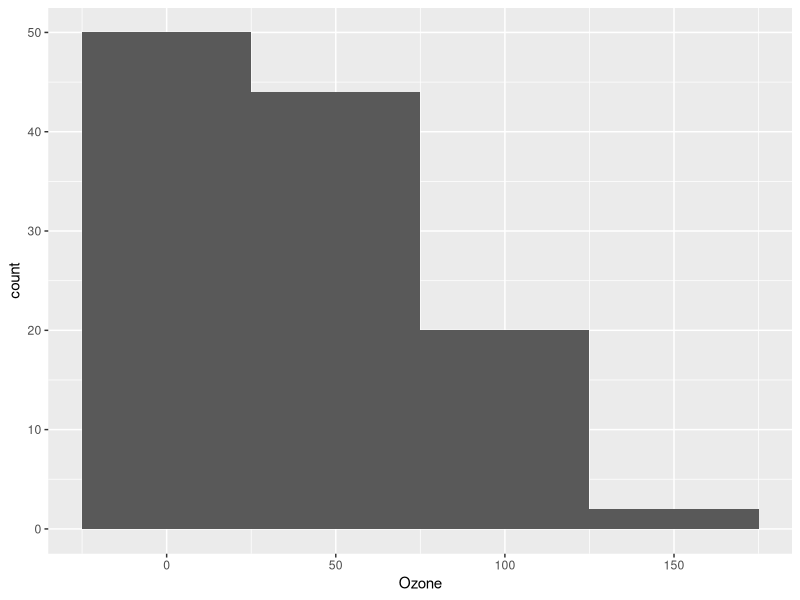

Here is the R script that generated this plot: (Note: this script raises an error after producing the figure.)
rm(list = ls())
library(datasets)
library(ggplot2)

data(airquality)


p7 <- ggplot(airquality, aes(x = Ozone)) +
  geom_histogram(binwidth = 50)
p7



consump_df2 <- consump_df2 %>%
  mutate(frac=ifelse(frac==1,0.94,frac))


data <- data.frame(number = c(5, 10, 11 ,12,12,12,13,15,15))
ggplot(data,aes(x = number)) + geom_histogram(binwidth = 0.5)

# Here is a trick with the tick label to get the bar align on the left.. But if you add other data, you need to shift them also

ggplot(data,aes(x = number)) + 
  geom_histogram(binwidth = 1) + 
  scale_x_continuous(
    breaks=seq(0.5, 15.5, 1), 
    #show x-ticks align on the bar (0.25 before the value, half of the binwidth) 
    labels = 1:16 #change tick label to get the bar x-value
  )



#binwidth = 1, breaks=seq(0.5,15.5, 1)

binwidth = .2


ggplot(consump_df2, aes(x = frac)) + 
  geom_histogram(binwidth = binwidth) + 
  scale_x_continuous(
    breaks=seq(-0.2, 1, binwidth), 
    #show x-ticks align on the bar (0.25 before the value, half of the binwidth) 
    labels = seq(-0.2, 1, binwidth) #change tick label to get the bar x-value
  )


breaks<- seq(0,100,20)
  
ggplot(consump_df2, aes(x = frac*100)) + 
  geom_histogram(aes(y=..density..), breaks=breaks) + 
  scale_x_continuous(breaks=breaks)




Y1 <- 100
set.seed(101) ## for reproducibility
x.pois<-rpois(Y1, 20)
hist(x.pois, breaks=100,freq=FALSE)
lines(density(x.pois, bw=0.8), col="red")
library(MASS)
(my.mle<-fitdistr(x.pois, densfun="poisson"))



vec<-rgamma(100,1.5,-2.6)
hist(vec)


library(vcd)
gf<-goodfit(consump_df2$frac,type= "poisson",method= "MinChisq")
gf


samp <- unlist(c(subset(consump_df2,geo_pos=='Landlocked')['frac']))

library(MASS) ## loading package MASS
g <- fitdistr(subsetconsump_df2$frac['geo_pos'], "gamma")

library(fitdistrplus)


fw <- fitdist(samp, "weibull")
fg <- fitdist(samp, "gamma")
fln <- fitdist(samp, "lnorm")
fp <- fitdist(samp, "pois")
fb <- fitdist(samp, "nbinom", method="mme")

par(mfrow = c(2, 2))
plot.legend <- c("Weibull", "lognormal", "gamma")

denscomp(list(fw, fln, fg), legendtext = plot.legend)
qqcomp(list(fw, fln, fg), legendtext = plot.legend)
cdfcomp(list(fw, fln, fg), legendtext = plot.legend)
ppcomp(list(fw, fln, fg), legendtext = plot.legend)






g <- fitdistr(samp,"gamma") ## Fitting
hist(samp, freq=FALSE) ## PLotting the histogram
lines(density(g, bw=0.8))

curve(g,add=TRUE,col="green",lwd=3) ## Plotting the line




chi_df <- fitdistr(samp,"chi-squared") ## Fitting





library(MASS)
nnn <- 1000
set.seed(101)
chii <- rchisq(nnn,4, ncp = 0) ## Generating a chi-sq distribution
chi_df <- fitdistr(chii,"chi-squared",start=list(df=3),method="BFGS") ## Fitting
chi_k <- chi_df[[1]][1] ## Degrees of freedom
chi_hist <- hist(chii,breaks=50,freq=FALSE) ## PLotting the histogram
curve(dchisq(x,df=chi_k),add=TRUE,col="green",lwd=3) ## Plotting the line







library(MASS)
species <- c('acesac', 'acesac', 'acesac', 'acesac', 'acesac', 'acesac',
             'polbif', 'polbif', 'polbif', 'polbif', 'polbif', 'polbif')
tmean <- c(2,3,5,6,6,7,5,6,6,6,8,9) 
Data <- data.frame(species, tmean) 

for (i in unique(Data$species)) {
  subdata <- subset(Data, species ==i)
  dist <- fitdistr(subdata$tmean, "gamma")
  hist(subdata$tmean, main = i)
  curve(dgamma(x, shape = dist$estimate[1], rate = dist$estimate[2]), 
        add = TRUE,
        col = "red")
}





samp <- unlist(c(subset(consump_df2,geo_pos=='Coastal')['frac']))

samp <- unlist(unname(c(subset(consump_df2,geo_pos=='Landlocked')['frac'])))
samp <- sort(1 - samp)

#fitdistr(x,"beta",list(shape1=1,shape2=1))

#subdata <- subset(Data, species ==i)
dist <- fitdistr(samp, "beta")#, list(shape1=1,shape2=1))
hist(samp, main = i)
curve(dbeta(x, shape1 = dist$estimate[1] , dist$estimate[2]), #rate = dist$estimate[2]), 
      add = TRUE,
      col = "red")




#subdata <- subset(Data, species ==i)
dist <- fitdistr(samp, "gamma",  list(shape = 1, rate = 0.1))
hist(samp, main = i)
curve(dgamma(x, shape = dist$estimate[1] , rate = dist$estimate[2]), 
      add = TRUE,
      col = "red")



#subdata <- subset(Data, species ==i)
dist <- fitdistr(samp, "exponential")
hist(samp, main = i)
curve(dexp(x, rate = dist$estimate[1]), #rate = dist$estimate[2]), 
      add = TRUE,
      col = "red")


curve(dexp(x, dist))




x<-rnorm(n=100,mean=0.5,sd=0.1); 
fitdistr(x,dbeta,start=list(shape1=1,shape2=1))
         
